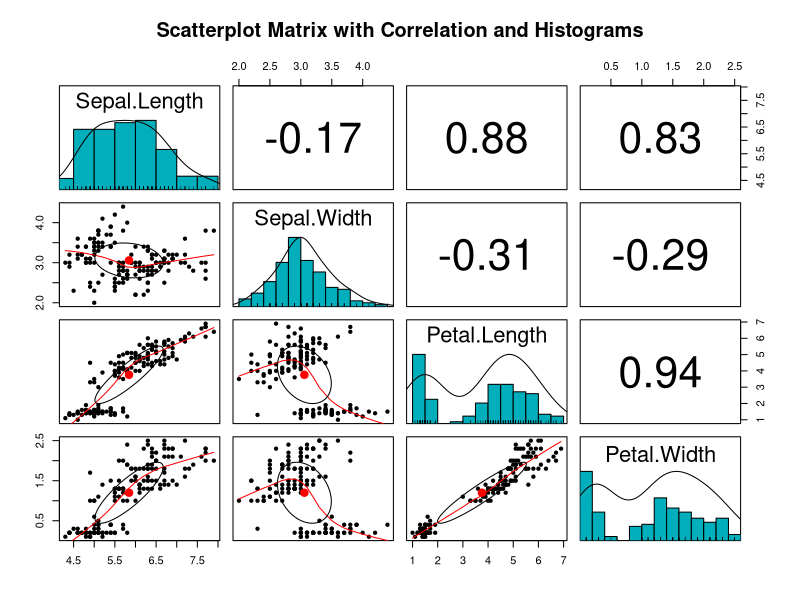
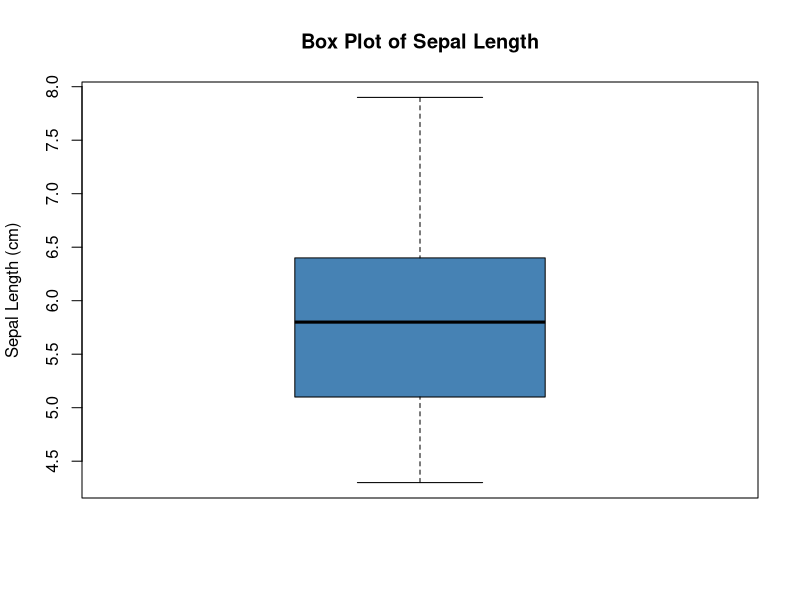
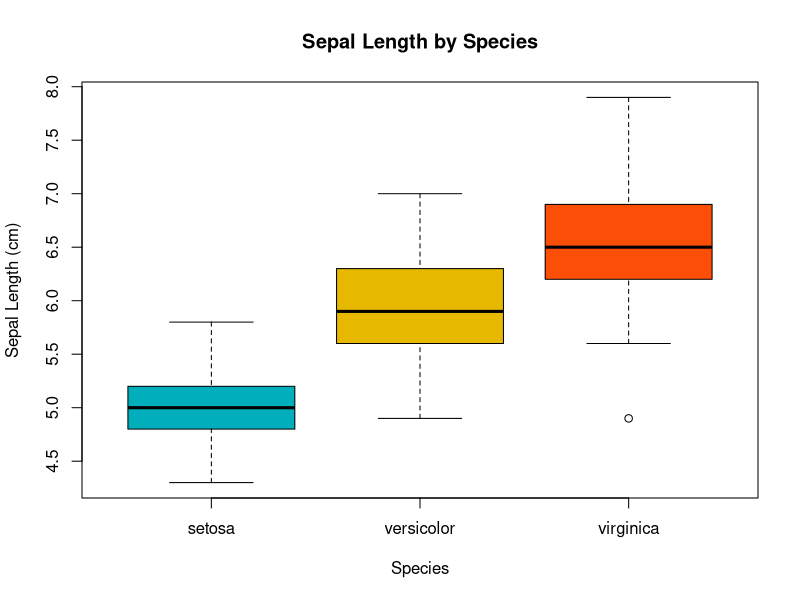
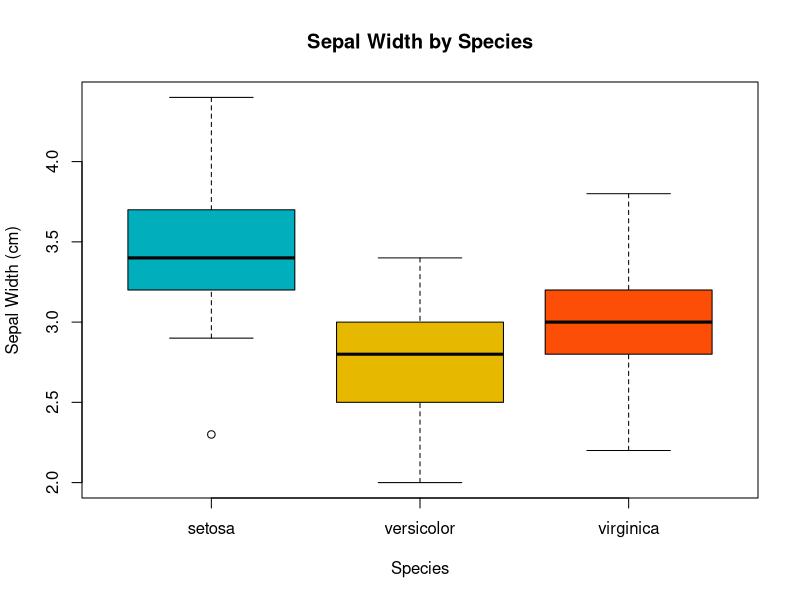
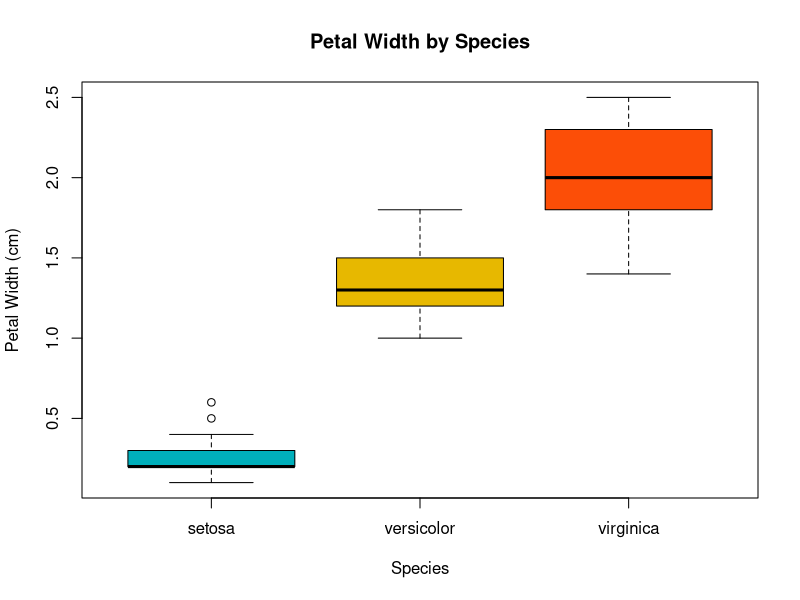
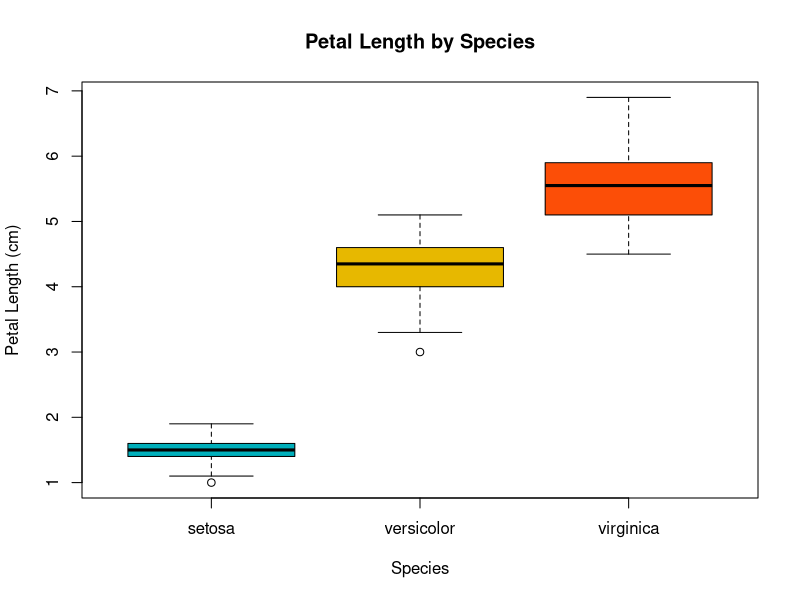
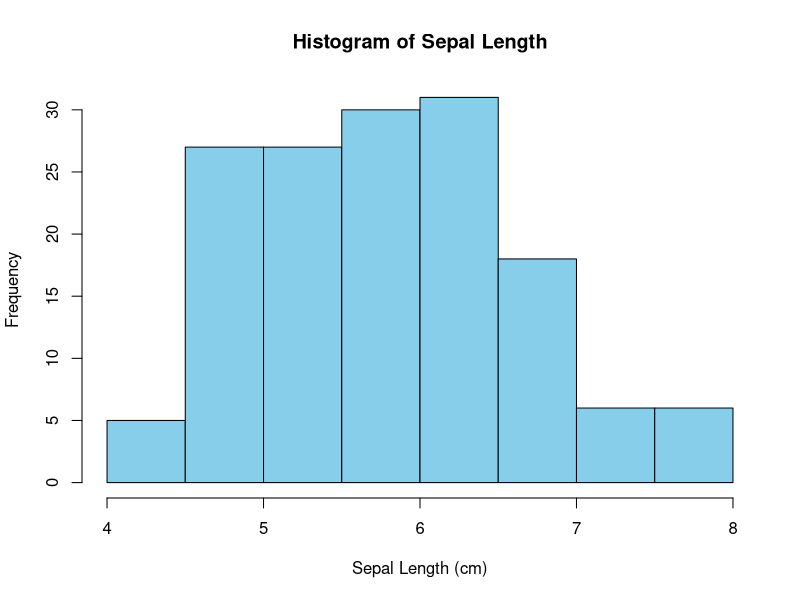
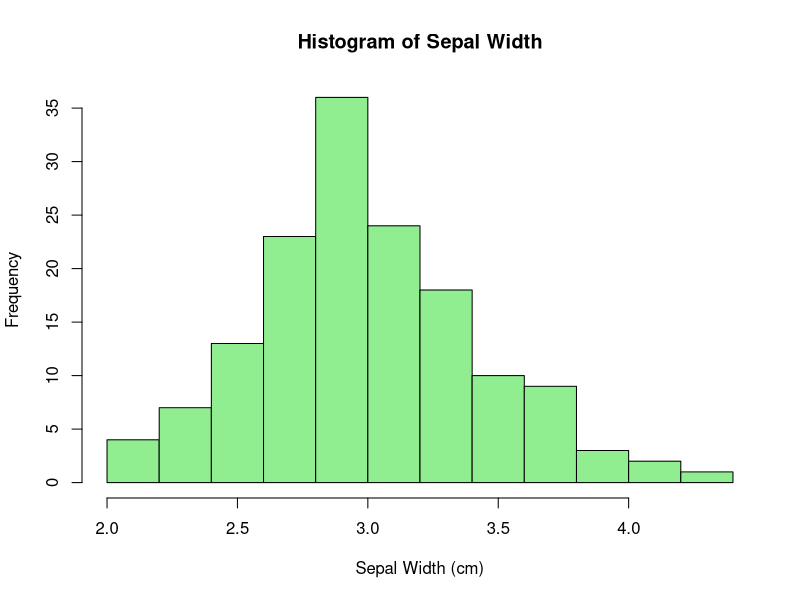

Recreate these plots in R, in order.
#Load data from IRIS repo
data<-iris
#data.frame()

#Run a brief decription of the dataset
summary(data)

#show the  structure of the data set
str(data)

# Show the first 5 rows of the dataframe
head(data)

#show the bottom 5 row of the dataframe
tail(data)

#Quick identification and undertanting of the dataframe 
dim(data)
col_names <- names(data)
col_names
class(col_names)
col_names[1]

#Run a class funtion on the data set columns to know thier datatypes
sapply(data, class)

install.packages("psych")
library(psych)

pairs.panels(iris[, 1:4], 
             method = "spearman", 
             hist.col = "#00AFBB", 
             density = TRUE, 
             ellipses = TRUE, 
             main = "Scatterplot Matrix with Correlation and Histograms")

boxplot(data$Sepal.Length,
        main = "Box Plot of Sepal Length",
        ylab = "Sepal Length (cm)",
        col = "steelblue")


boxplot(Sepal.Length ~ Species,
        data = data,
        main = "Sepal Length by Species",
        xlab = "Species",
        ylab = "Sepal Length (cm)",
        col = c("setosa" = "#00AFBB", "versicolor" = "#E7B800", "virginica" = "#FC4E07"))

boxplot(Sepal.Width ~ Species,
        data = data,
        main = "Sepal Width by Species",
        xlab = "Species",
        ylab = "Sepal Width (cm)",
        col = c("setosa" = "#00AFBB", "versicolor" = "#E7B800", "virginica" = "#FC4E07"))

boxplot(Petal.Width ~ Species,
        data = data,
        main = "Petal Width by Species",
        xlab = "Species",
        ylab = "Petal Width (cm)",
        col = c("setosa" = "#00AFBB", "versicolor" = "#E7B800", "virginica" = "#FC4E07"))


boxplot(Petal.Length ~ Species,
        data = data,
        main = "Petal Length by Species",
        xlab = "Species",
        ylab = "Petal Length (cm)",
        col = c("setosa" = "#00AFBB", "versicolor" = "#E7B800", "virginica" = "#FC4E07"))


# Histogram for Sepal Length
hist(iris$Sepal.Length,
     main = "Histogram of Sepal Length",
     xlab = "Sepal Length (cm)",
     ylab = "Frequency",
     col = "skyblue",
     border = "black")

# Histogram for Sepal Width
hist(data$Sepal.Width,
     main = "Histogram of Sepal Width",
     xlab = "Sepal Width (cm)",
     ylab = "Frequency",
     col = "lightgreen",
     border = "black")

# Histogram for Petal Length
hist(data$Petal.Length,
     main = "Histogram of Petal Length",
     xlab = "Petal Length (cm)",
     ylab = "Frequency",
     col = "salmon",
     border = "black")

# Histogram for Petal Width
hist(data$Petal.Width,
     main = "Histogram of Petal Width",
     xlab = "Petal Width (cm)",
     ylab = "Frequency",
     col = "gold",
     border = "black")


plot(Petal.Width ~ Petal.Length, data = data,
     main = "Iris Petal Length vs. Width",
     xlab = "Petal Length (cm)",
     ylab = "Petal Width (cm)",
     col = "dodgerblue1",
     pch = 16)


# Calculate the mean for each column
sapply(data[, 1:4], mean, na.rm=TRUE)

# Calculate the median for each column
sapply(data[, 1:4], median, na.rm=TRUE)

#Calculate the standard deviation for each column
sapply(iris[, 1:4], sd, na.rm = TRUE)

#install 
install.packages("class")
# Load the library
library(class)


# Shuffle the data to ensure random sampling
set.seed(123) 
data_sample <- data[sample(nrow(iris)), ]

# Separate the features (input) and the target variable (species)
# The first 4 columns are features, the 5th is the species
features_x <- data_sample[, 1:4]
label_y <- data_sample[, 5]


# Determine the split point (e.g., 70% for training)
train_size <- floor(0.7 * nrow(data_sample))
x_train <- features_x[1:train_size, ]
x_test <- features_x[(train_size + 1):nrow(features_x), ]
y_train <- label_y[1:train_size]
y_test <- label_y[(train_size + 1):length(label_y)]


# Choose a value for k (e.g., 7)
k <- 7

# Use the knn() function from the class package
# The function takes the training features, testing features, training labels, and the value of k
predictions <- knn(train = x_train, test = x_test, cl = y_train, k = k)


# Calculate the accuracy
accuracy <- mean(predictions == y_test)

# Print the accuracy
print(paste("Accuracy:", round(accuracy * 100, 2), "%"))

# for k=1
predictions_k1 <- knn(train = x_train, test = x_test, cl = y_train, k = 1)
accuracy_k1 <- mean(predictions_k1 == y_test)
print(paste("Accuracy for k=1:", round(accuracy_k1 * 100, 2), "%"))

# for k=5
predictions_k5 <- knn(train = x_train, test = x_test, cl = y_train, k = 5)
accuracy_k5 <- mean(predictions_k5 == y_test)
print(paste("Accuracy for k=5:", round(accuracy_k5 * 100, 2), "%"))